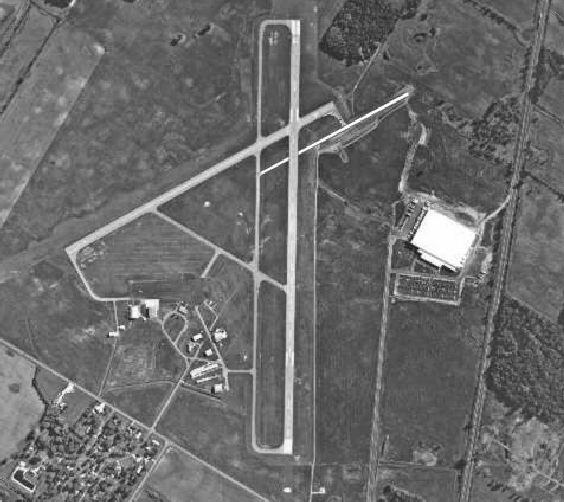
#> input picture hw6/pic/Fig1034(a)(marion_airport).tif, 564 x 502 px, found by its file name
$ python 1.py
#> lines starting #> are read from the running program, lines starting #| are printed output that depends on the picture; after the words box and inside, x2 and y2 are one past the last pixel; in counts of white or black regions, pixels touching at a corner belong together
#> further down, image is the input picture: shape (502, 564); min 19, max 255, mean 106.4
import cv2
import os
import numpy as np
import matplotlib.pyplot as plt

# 使用canny算法检测边缘
def process(image):
    canny = cv2.Canny(image, 150, 400)
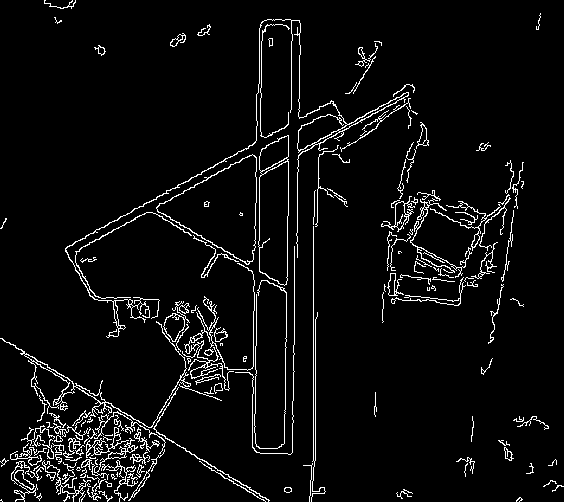
#> canny: shape (502, 564); 5% white in thin lines or dots

    # 使用霍夫变换检测直线
    # lines = cv2.HoughLinesP(canny, rho=1, theta=np.pi/180, threshold=150, minLineLength=50, maxLineGap=50)

    # 自己实现霍夫变换检测直线
    h, w = canny.shape
#> h = 502; w = 564
    max_rho = int(np.sqrt(h ** 2 + w ** 2))
#> max_rho = 755
    thetas = np.deg2rad(np.arange(-90, 90))
    rhos = np.linspace(-max_rho, max_rho, 2 * max_rho)
#> rhos = 1510 values from -755 to 755

    accumulator = np.zeros((2 * max_rho, len(thetas)), dtype=np.int32)
    y_idxs, x_idxs = np.nonzero(canny)  # 获取边缘点的坐标
#> y_idxs = 14071 values from 0 to 501; x_idxs = 14071 values, max 563 at index 13460, min 0 at index 4160, mean 245.1

    for i in range(len(x_idxs)):
        x = x_idxs[i]
        y = y_idxs[i]
        for t_idx in range(len(thetas)):
            rho = int(x * np.cos(thetas[t_idx]) + y * np.sin(thetas[t_idx]) + max_rho)
            accumulator[rho, t_idx] += 1
#> this loop made 14071 passes
#> (x, y) on passes 1 to 3: (44, 0), (45, 0), (72, 0)
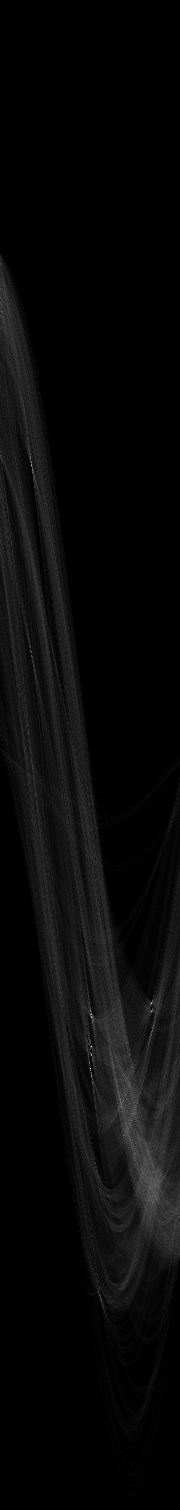
#> accumulator: shape (1510, 180) int32; min 0, max 266, mean 9.3; drawn with min black and max white

    threshold = 150  # 阈值
    lines = []
    for rho in range(accumulator.shape[0]):
        for theta in range(accumulator.shape[1]):
            if accumulator[rho, theta] > threshold:
                rho_val = rhos[rho]
                theta_val = thetas[theta]
                a = np.cos(theta_val)
                b = np.sin(theta_val)
                x0 = a * rho_val
                y0 = b * rho_val
                x1 = int(x0 + 1000 * (-b))
                y1 = int(y0 + 1000 * (a))
                x2 = int(x0 - 1000 * (-b))
                y2 = int(y0 - 1000 * (a))
                lines.append((x1, y1, x2, y2))

    # 在原始图像上绘制直线
    result = image.copy()
    for line in lines:
        x1, y1, x2, y2 = line
        cv2.line(result, (x1, y1), (x2, y2), (0, 255, 0), 2)
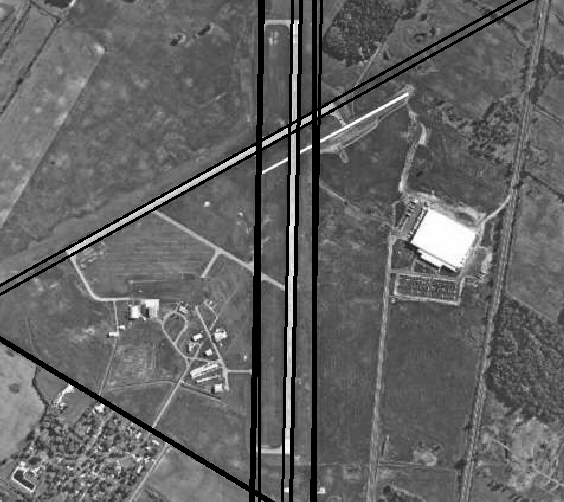
#> result: shape (502, 564); 5.46% of pixels changed, all inside (x1, y1, x2, y2) = (0, 0, 534, 502)

    return canny, result

current_dir = os.path.dirname(os.path.abspath(__file__))
os.chdir(current_dir)

image_path = r"pic\\Fig1034(a)(marion_airport).tif"
image = cv2.imread(image_path, cv2.IMREAD_GRAYSCALE)

# 处理图像
canny, result = process(image)

# 保存处理后的图像
cv2.imwrite("result\\1-1.jpg", canny)
cv2.imwrite("result\\1-2.jpg", result)
